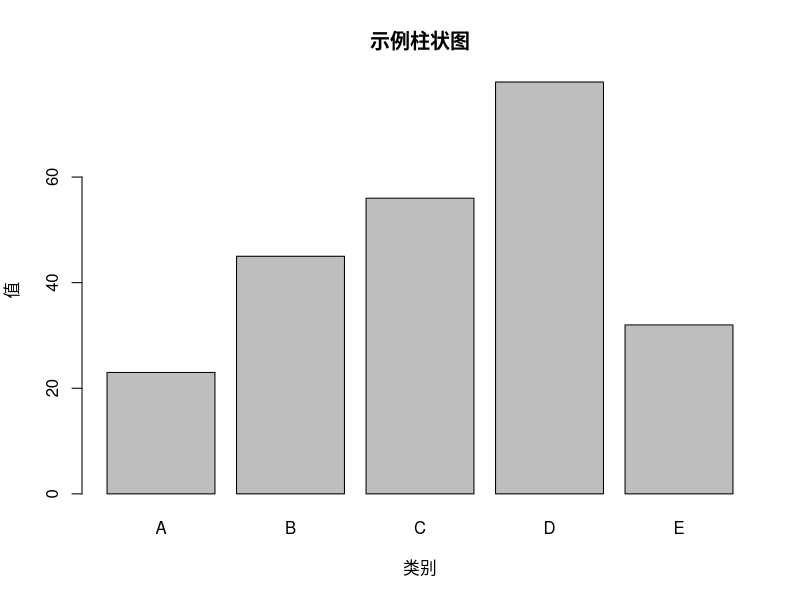

Write R code to recreate this figure.
# 创建示例数据
categories <- c("A", "B", "C", "D", "E")
values <- c(23, 45, 56, 78, 32)

# 绘制柱状图
barplot(values, names.arg = categories, main = "示例柱状图", xlab = "类别", ylab = "值")

# 保存图形到文件
# R中绘制的图通常保存为图片文件，而不是.r文件。
# 如果用户意图是保存R代码，则上面的代码块本身就是保存的.r文件。
# 如果用户意图是保存图片，则应使用以下命令：
# png("barplot.png")
# barplot(values, names.arg = categories, main = "示例柱状图", xlab = "类别", ylab = "值")
# dev.off()
